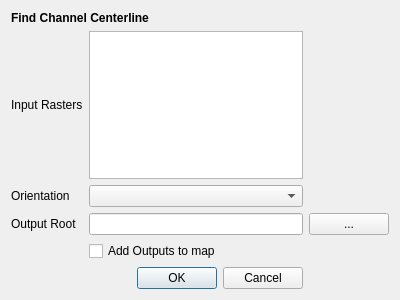
<?xml version="1.0" encoding="UTF-8"?>
<ui version="4.0">
 <class>qRiversDialogBase</class>
 <widget class="QDialog" name="qRiversDialogBase">
  <property name="geometry">
   <rect>
    <x>0</x>
    <y>0</y>
    <width>400</width>
    <height>300</height>
   </rect>
  </property>
  <property name="windowTitle">
   <string>qRivers</string>
  </property>
  <layout class="QGridLayout" name="gridLayout">
   <item row="5" column="1">
    <widget class="QDialogButtonBox" name="button_box">
     <property name="orientation">
      <enum>Qt::Horizontal</enum>
     </property>
     <property name="standardButtons">
      <set>QDialogButtonBox::Cancel|QDialogButtonBox::Ok</set>
     </property>
    </widget>
   </item>
   <item row="1" column="1">
    <widget class="QListWidget" name="listWidget"/>
   </item>
   <item row="3" column="1">
    <widget class="QLineEdit" name="outputRoot"/>
   </item>
   <item row="3" column="2">
    <widget class="QPushButton" name="outputBrowse">
     <property name="text">
      <string>...</string>
     </property>
    </widget>
   </item>
   <item row="0" column="0" colspan="2">
    <widget class="QLabel" name="label_3">
     <property name="font">
      <font>
       <weight>75</weight>
       <bold>true</bold>
      </font>
     </property>
     <property name="text">
      <string>Find Channel Centerline</string>
     </property>
    </widget>
   </item>
   <item row="1" column="0">
    <widget class="QLabel" name="label">
     <property name="text">
      <string>Input Rasters</string>
     </property>
    </widget>
   </item>
   <item row="3" column="0">
    <widget class="QLabel" name="label_2">
     <property name="text">
      <string>Output Root</string>
     </property>
    </widget>
   </item>
   <item row="2" column="1">
    <widget class="QComboBox" name="orientation"/>
   </item>
   <item row="2" column="0">
    <widget class="QLabel" name="label_4">
     <property name="text">
      <string>Orientation</string>
     </property>
    </widget>
   </item>
   <item row="4" column="1">
    <widget class="QCheckBox" name="checkBox">
     <property name="text">
      <string>Add Outputs to map</string>
     </property>
    </widget>
   </item>
  </layout>
 </widget>
 <resources/>
 <connections>
  <connection>
   <sender>button_box</sender>
   <signal>accepted()</signal>
   <receiver>qRiversDialogBase</receiver>
   <slot>accept()</slot>
   <hints>
    <hint type="sourcelabel">
     <x>20</x>
     <y>20</y>
    </hint>
    <hint type="destinationlabel">
     <x>20</x>
     <y>20</y>
    </hint>
   </hints>
  </connection>
  <connection>
   <sender>button_box</sender>
   <signal>rejected()</signal>
   <receiver>qRiversDialogBase</receiver>
   <slot>reject()</slot>
   <hints>
    <hint type="sourcelabel">
     <x>20</x>
     <y>20</y>
    </hint>
    <hint type="destinationlabel">
     <x>20</x>
     <y>20</y>
    </hint>
   </hints>
  </connection>
 </connections>
</ui>
